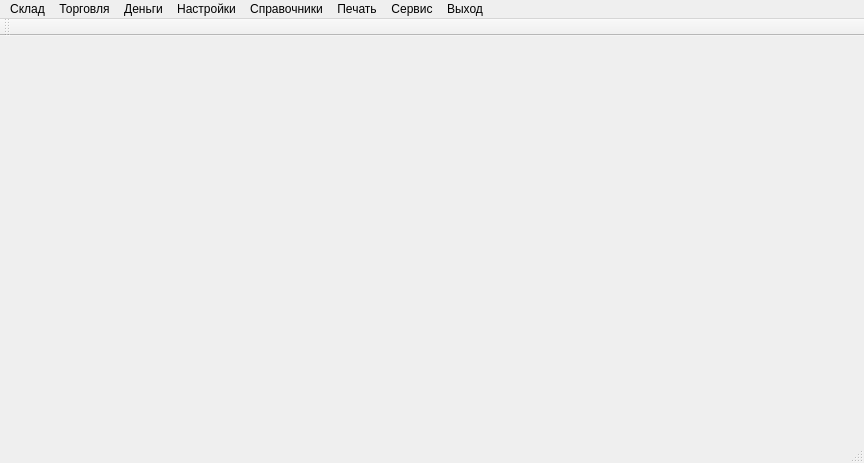
<?xml version="1.0" encoding="UTF-8"?>
<ui version="4.0">
 <class>marketClass</class>
 <widget class="QMainWindow" name="marketClass">
  <property name="geometry">
   <rect>
    <x>0</x>
    <y>0</y>
    <width>864</width>
    <height>463</height>
   </rect>
  </property>
  <property name="windowTitle">
   <string>market</string>
  </property>
  <widget class="QWidget" name="centralWidget"/>
  <widget class="QMenuBar" name="menuBar">
   <property name="geometry">
    <rect>
     <x>0</x>
     <y>0</y>
     <width>864</width>
     <height>26</height>
    </rect>
   </property>
   <widget class="QMenu" name="menu">
    <property name="title">
     <string>Склад</string>
    </property>
    <addaction name="statusAction"/>
    <addaction name="separator"/>
    <addaction name="action_3"/>
    <addaction name="action_4"/>
   </widget>
   <widget class="QMenu" name="menu_2">
    <property name="title">
     <string>Торговля</string>
    </property>
    <addaction name="action_5"/>
    <addaction name="action_6"/>
   </widget>
   <widget class="QMenu" name="menu_3">
    <property name="title">
     <string>Деньги</string>
    </property>
    <addaction name="action_7"/>
    <addaction name="separator"/>
    <addaction name="action_9"/>
    <addaction name="action_10"/>
   </widget>
   <widget class="QMenu" name="menu_4">
    <property name="title">
     <string>Настройки</string>
    </property>
    <addaction name="action_11"/>
    <addaction name="action_12"/>
    <addaction name="action_13"/>
    <addaction name="separator"/>
    <addaction name="action_15"/>
    <addaction name="action_16"/>
   </widget>
   <widget class="QMenu" name="menu_5">
    <property name="title">
     <string>Справочники</string>
    </property>
    <addaction name="action_17"/>
    <addaction name="separator"/>
    <addaction name="action_19"/>
    <addaction name="action_20"/>
    <addaction name="separator"/>
    <addaction name="action_22"/>
   </widget>
   <widget class="QMenu" name="menu_6">
    <property name="title">
     <string>Печать</string>
    </property>
    <addaction name="action_2"/>
    <addaction name="action_8"/>
    <addaction name="separator"/>
    <addaction name="action_18"/>
   </widget>
   <widget class="QMenu" name="menu_7">
    <property name="title">
     <string>Сервис</string>
    </property>
    <addaction name="action_21"/>
    <addaction name="action_23"/>
    <addaction name="separator"/>
    <addaction name="action_25"/>
   </widget>
   <widget class="QMenu" name="menu_8">
    <property name="title">
     <string>Выход</string>
    </property>
   </widget>
   <addaction name="menu"/>
   <addaction name="menu_2"/>
   <addaction name="menu_3"/>
   <addaction name="menu_4"/>
   <addaction name="menu_5"/>
   <addaction name="menu_6"/>
   <addaction name="menu_7"/>
   <addaction name="menu_8"/>
  </widget>
  <widget class="QToolBar" name="mainToolBar">
   <attribute name="toolBarArea">
    <enum>TopToolBarArea</enum>
   </attribute>
   <attribute name="toolBarBreak">
    <bool>false</bool>
   </attribute>
  </widget>
  <widget class="QStatusBar" name="statusBar"/>
  <action name="statusAction">
   <property name="text">
    <string>Состояние</string>
   </property>
  </action>
  <action name="action_3">
   <property name="text">
    <string>Приходы</string>
   </property>
  </action>
  <action name="action_4">
   <property name="text">
    <string>Возвраты поставщикам</string>
   </property>
  </action>
  <action name="action_5">
   <property name="text">
    <string>Продажи</string>
   </property>
  </action>
  <action name="action_6">
   <property name="text">
    <string>Возвраты</string>
   </property>
  </action>
  <action name="action_7">
   <property name="text">
    <string>Состояние кассы</string>
   </property>
  </action>
  <action name="action_9">
   <property name="text">
    <string>Выручка</string>
   </property>
  </action>
  <action name="action_10">
   <property name="text">
    <string>Расходы</string>
   </property>
  </action>
  <action name="action_11">
   <property name="text">
    <string>Системы</string>
   </property>
  </action>
  <action name="action_12">
   <property name="text">
    <string>Рабочего места</string>
   </property>
  </action>
  <action name="action_13">
   <property name="text">
    <string>Печати</string>
   </property>
  </action>
  <action name="action_15">
   <property name="text">
    <string>Реквизиты фирмы</string>
   </property>
  </action>
  <action name="action_16">
   <property name="text">
    <string>Курс рубля</string>
   </property>
  </action>
  <action name="action_17">
   <property name="text">
    <string>Товары</string>
   </property>
  </action>
  <action name="action_19">
   <property name="text">
    <string>Клиенты</string>
   </property>
  </action>
  <action name="action_20">
   <property name="text">
    <string>Поставщики</string>
   </property>
  </action>
  <action name="action_22">
   <property name="text">
    <string>Статьи расходов</string>
   </property>
  </action>
  <action name="action_2">
   <property name="text">
    <string>Накладная</string>
   </property>
  </action>
  <action name="action_8">
   <property name="text">
    <string>Товарный чек</string>
   </property>
  </action>
  <action name="action_18">
   <property name="text">
    <string>Ценники</string>
   </property>
  </action>
  <action name="action_21">
   <property name="text">
    <string>Инструкция</string>
   </property>
  </action>
  <action name="action_23">
   <property name="text">
    <string>О программе</string>
   </property>
  </action>
  <action name="action_25">
   <property name="text">
    <string>Фильтр</string>
   </property>
  </action>
 </widget>
 <layoutdefault spacing="6" margin="11"/>
 <resources>
  <include location="market.qrc"/>
 </resources>
 <connections/>
</ui>
